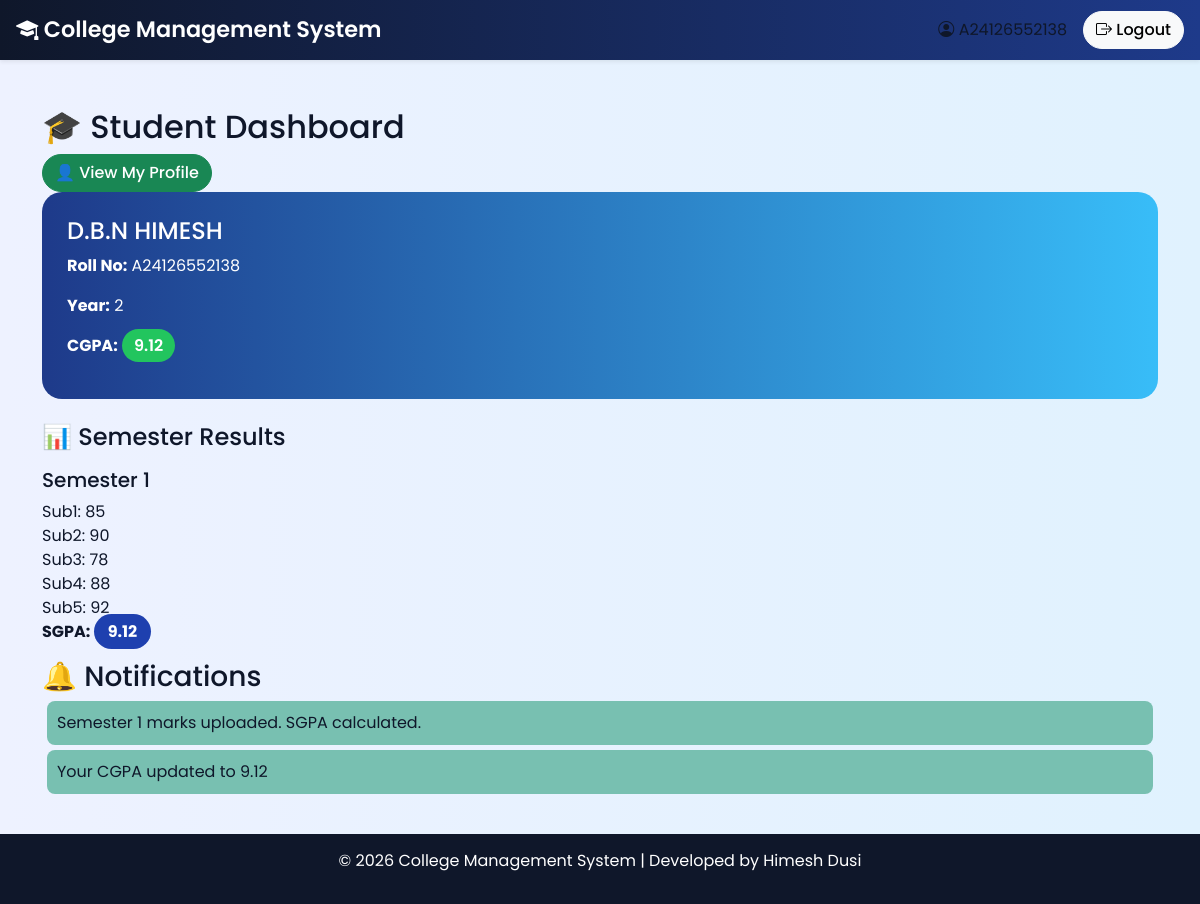
The page /student (signed in) on the database its author committed.
### models.py (models this page shows)
class Student(db.Model):
    roll_no = db.Column(db.String(20), primary_key=True)
    name = db.Column(db.String(100))
    year = db.Column(db.String(10))
    grade = db.Column(db.String(10))
    backlogs = db.Column(db.Integer)
    cgpa = db.Column(db.Float)
    email = db.Column(db.String(100))
    phone = db.Column(db.String(20))

class StudentMark(db.Model):
    id = db.Column(db.Integer, primary_key=True)
    roll_no = db.Column(db.String(20))
    semester = db.Column(db.Integer)
    sub1 = db.Column(db.Integer)
    sub2 = db.Column(db.Integer)
    sub3 = db.Column(db.Integer)
    sub4 = db.Column(db.Integer)
    sub5 = db.Column(db.Integer)
    sgpa = db.Column(db.Float)

class Notification(db.Model):
    id = db.Column(db.Integer, primary_key=True)
    username = db.Column(db.String(50))   # who will receive
    message = db.Column(db.String(200))
    seen = db.Column(db.Boolean, default=False)

### app.py (the view)
@app.route("/student")
def student_dashboard():
    roll = session["user"]
    student = Student.query.get(roll)
    marks = StudentMark.query.filter_by(roll_no=roll).all()
    notifications = Notification.query.filter_by(username=roll).all()
    return render_template("student_dashboard.html", student=student, marks=marks, notifications=notifications)

### templates/student_dashboard.html
{% extends "base.html" %}
{% block content %}
<div class="dashboard-header">
    <h2>🎓 Student Dashboard</h2>
    <a href="/student_profile" class="btn btn-success">
        👤 View My Profile
    </a>
</div>
<div class="student-card mb-4">
    <h4>{{ student.name }}</h4>
    <p><b>Roll No:</b> {{ student.roll_no }}</p>
    <p><b>Year:</b> {{ student.year }}</p>
    <p>
        <b>CGPA:</b>
        <span class="cgpa-badge">{{ student.cgpa }}</span>
    </p>
</div>
<h4 class="mb-3">📊 Semester Results</h4>
{% if marks %}
    <div class="row">
    {% for m in marks %}
        <div class="col-md-6">
            <div class="sem-card mb-3">
                <h5>Semester {{ m.semester }}</h5>
                <div class="subject-grid">
                    <div>Sub1: {{ m.sub1 }}</div>
                    <div>Sub2: {{ m.sub2 }}</div>
                    <div>Sub3: {{ m.sub3 }}</div>
                    <div>Sub4: {{ m.sub4 }}</div>
                    <div>Sub5: {{ m.sub5 }}</div>
                </div>
                <b>SGPA:
                    <span class="sgpa-badge">{{ m.sgpa }}</span>
                </b>
            </div>
        </div>
    {% endfor %}
    </div>
{% else %}
    <div class="alert alert-danger">
        ❌ No marksheet data found
    </div>
{% endif %}
<h3>🔔 Notifications</h3>
{% if notifications and notifications|length > 0 %}
    {% for n in notifications %}
        <div style="background:#78c0b1; padding:10px; margin:5px; border-radius:8px;">
            {{ n.message }}
        </div>
    {% endfor %}
{% else %}
    <p>No notifications</p>
{% endif %}
{% endblock %}

### static/css/style.css (style rules this page uses)
body { font-family: 'Poppins', sans-serif; background: linear-gradient(to right, #eef2ff, #e0f2fe); min-height: 100vh; color: #0f172a; }
.btn { border-radius: 25px; transition: 0.3s; font-weight: 500; }
.profile-card, .student-card { background: linear-gradient(to right, #1e3a8a, #38bdf8); color: white; border-radius: 20px; padding: 25px; animation: fadeUp 0.8s ease; }
.cgpa-badge { background: #22c55e; padding: 5px 12px; border-radius: 20px; font-weight: 600; color: white; }
.sgpa-badge { background: #1e40af; color: white; padding: 6px 14px; border-radius: 20px; }

### rows shown on the page
Student: name "D.B.N HIMESH", roll_no "A24126552138", year "2", cgpa "9.12"
StudentMark: semester "1", sub1 "85", sub2 "90", sub3 "78", sub4 "88", sub5 "92", sgpa "9.12"
Notification: message "Semester 1 marks uploaded. SGPA calculated."
Notification: message "Your CGPA updated to 9.12"

### other values the page prints
{{ session["user"] }} "A24126552138"
